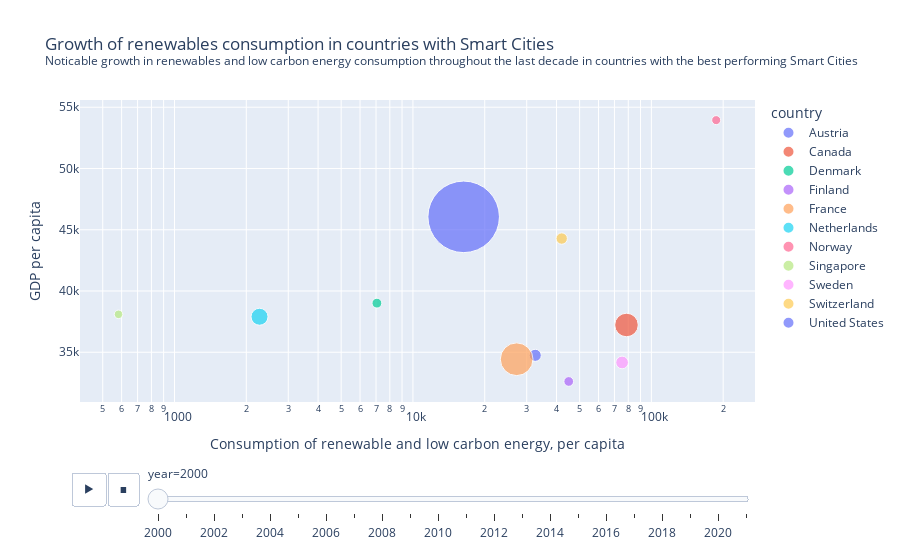

Write notebook code for a chart like this one.
### Code cell
sc=wec.copy()
sc=sc.loc[sc['country'].isin(topsmartcountries)]
sc_features = ['year', 'country', 'low-carbon_cons_per_capita', 'other-renewables_cons_per_capita', 'population', 'gdp', 'renewables_cons_per_capita', 'wind_cons_per_capita']
sc=sc[sc_features]
sc=sc[sc['year']>=2000]

#Calculation of total renewable and low carbon energy consumption per capita

sc['renewlowcarbon']=sc['low-carbon_cons_per_capita']+sc['other-renewables_cons_per_capita']+sc['renewables_cons_per_capita']
sc['gdp_per_capita'] = sc['gdp'] / sc['population']

px.scatter(sc, x='renewlowcarbon', y='gdp_per_capita', 
           animation_frame="year", animation_group="country",
           size='population', 
           color="country", 
           hover_name="country",
           log_x=True, 
           size_max=55, 
           title='Growth of renewables consumption in countries with Smart Cities<br><sup>Noticable growth in renewables and low carbon energy consumption throughout the last decade in countries with the best performing Smart Cities</sup>',
           labels={'renewlowcarbon': 'Consumption of renewable and low carbon energy, per capita', 'gdp_per_capita': 'GDP per capita'})

### Figure 1 — Plotly figure (JSON) as saved in the notebook; plotly's stock layout.template omitted (floating-point values rounded to 4 significant figures)
{"data": [{"hovertemplate": "<b>%{hovertext}</b><br><br>country=Austria<br>year=2000<br>Consumption of renewable and low carbon energy, per capita=%{x}<br>GDP per capita=%{y}<br>population=%{marker.size}<extra></extra>", "hovertext": ["Austria"], "ids": ["Austria"], "legendgroup": "Austria", "marker": {"color": "#636efa", "size": [8069276], "sizemode": "area", "sizeref": 110100.0, "symbol": "circle"}, "mode": "markers", "name": "Austria", "orientation": "v", "showlegend": true, "type": "scatter", "x": [32580.0], "xaxis": "x", "y": [34750.0], "yaxis": "y"}, {"hovertemplate": "<b>%{hovertext}</b><br><br>country=Canada<br>year=2000<br>Consumption of renewable and low carbon energy, per capita=%{x}<br>GDP per capita=%{y}<br>population=%{marker.size}<extra></extra>", "hovertext": ["Canada"], "ids": ["Canada"], "legendgroup": "Canada", "marker": {"color": "#EF553B", "size": [30588378], "sizemode": "area", "sizeref": 110100.0, "symbol": "circle"}, "mode": "markers", "name": "Canada", "orientation": "v", "showlegend": true, "type": "scatter", "x": [78630.0], "xaxis": "x", "y": [37230.0], "yaxis": "y"}, {"hovertemplate": "<b>%{hovertext}</b><br><br>country=Denmark<br>year=2000<br>Consumption of renewable and low carbon energy, per capita=%{x}<br>GDP per capita=%{y}<br>population=%{marker.size}<extra></extra>", "hovertext": ["Denmark"], "ids": ["Denmark"], "legendgroup": "Denmark", "marker": {"color": "#00cc96", "size": [5341192], "sizemode": "area", "sizeref": 110100.0, "symbol": "circle"}, "mode": "markers", "name": "Denmark", "orientation": "v", "showlegend": true, "type": "scatter", "x": [7061.0], "xaxis": "x", "y": [39010.0], "yaxis": "y"}, {"hovertemplate": "<b>%{hovertext}</b><br><br>country=Finland<br>year=2000<br>Consumption of renewable and low carbon energy, per capita=%{x}<br>GDP per capita=%{y}<br>population=%{marker.size}<extra></extra>", "hovertext": ["Finland"], "ids": ["Finland"], "legendgroup": "Finland", "marker": {"color": "#ab63fa", "size": [5187953], "sizemode": "area", "sizeref": 110100.0, "symbol": "circle"}, "mode": "markers", "name": "Finland", "orientation": "v", "showlegend": true, "type": "scatter", "x": [45010.0], "xaxis": "x", "y": [32620.0], "yaxis": "y"}, {"hovertemplate": "<b>%{hovertext}</b><br><br>country=France<br>year=2000<br>Consumption of renewable and low carbon energy, per capita=%{x}<br>GDP per capita=%{y}<br>population=%{marker.size}<extra></extra>", "hovertext": ["France"], "ids": ["France"], "legendgroup": "France", "marker": {"color": "#FFA15A", "size": [59015092], "sizemode": "area", "sizeref": 110100.0, "symbol": "circle"}, "mode": "markers", "name": "France", "orientation": "v", "showlegend": true, "type": "scatter", "x": [27230.0], "xaxis": "x", "y": [34430.0], "yaxis": "y"}, {"hovertemplate": "<b>%{hovertext}</b><br><br>country=Netherlands<br>year=2000<br>Consumption of renewable and low carbon energy, per capita=%{x}<br>GDP per capita=%{y}<br>population=%{marker.size}<extra></extra>", "hovertext": ["Netherlands"], "ids": ["Netherlands"], "legendgroup": "Netherlands", "marker": {"color": "#19d3f3", "size": [15926188], "sizemode": "area", "sizeref": 110100.0, "symbol": "circle"}, "mode": "markers", "name": "Netherlands", "orientation": "v", "showlegend": true, "type": "scatter", "x": [2272.0], "xaxis": "x", "y": [37900.0], "yaxis": "y"}, {"hovertemplate": "<b>%{hovertext}</b><br><br>country=Norway<br>year=2000<br>Consumption of renewable and low carbon energy, per capita=%{x}<br>GDP per capita=%{y}<br>population=%{marker.size}<extra></extra>", "hovertext": ["Norway"], "ids": ["Norway"], "legendgroup": "Norway", "marker": {"color": "#FF6692", "size": [4499375], "sizemode": "area", "sizeref": 110100.0, "symbol": "circle"}, "mode": "markers", "name": "Norway", "orientation": "v", "showlegend": true, "type": "scatter", "x": [187000.0], "xaxis": "x", "y": [53950.0], "yaxis": "y"}, {"hovertemplate": "<b>%{hovertext}</b><br><br>country=Singapore<br>year=2000<br>Consumption of renewable and low carbon energy, per capita=%{x}<br>GDP per capita=%{y}<br>population=%{marker.size}<extra></extra>", "hovertext": ["Singapore"], "ids": ["Singapore"], "legendgroup": "Singapore", "marker": {"color": "#B6E880", "size": [4028872], "sizemode": "area", "sizeref": 110100.0, "symbol": "circle"}, "mode": "markers", "name": "Singapore", "orientation": "v", "showlegend": true, "type": "scatter", "x": [582.4], "xaxis": "x", "y": [38100.0], "yaxis": "y"}, {"hovertemplate": "<b>%{hovertext}</b><br><br>country=Sweden<br>year=2000<br>Consumption of renewable and low carbon energy, per capita=%{x}<br>GDP per capita=%{y}<br>population=%{marker.size}<extra></extra>", "hovertext": ["Sweden"], "ids": ["Sweden"], "legendgroup": "Sweden", "marker": {"color": "#FF97FF", "size": [8881642], "sizemode": "area", "sizeref": 110100.0, "symbol": "circle"}, "mode": "markers", "name": "Sweden", "orientation": "v", "showlegend": true, "type": "scatter", "x": [75360.0], "xaxis": "x", "y": [34170.0], "yaxis": "y"}, {"hovertemplate": "<b>%{hovertext}</b><br><br>country=Switzerland<br>year=2000<br>Consumption of renewable and low carbon energy, per capita=%{x}<br>GDP per capita=%{y}<br>population=%{marker.size}<extra></extra>", "hovertext": ["Switzerland"], "ids": ["Switzerland"], "legendgroup": "Switzerland", "marker": {"color": "#FECB52", "size": [7143764], "sizemode": "area", "sizeref": 110100.0, "symbol": "circle"}, "mode": "markers", "name": "Switzerland", "orientation": "v", "showlegend": true, "type": "scatter", "x": [42060.0], "xaxis": "x", "y": [44280.0], "yaxis": "y"}, {"hovertemplate": "<b>%{hovertext}</b><br><br>country=United States<br>year=2000<br>Consumption of renewable and low carbon energy, per capita=%{x}<br>GDP per capita=%{y}<br>population=%{marker.size}<extra></extra>", "hovertext": ["United States"], "ids": ["United States"], "legendgroup": "United States", "marker": {"color": "#636efa", "size": [281710912], "sizemode": "area", "sizeref": 110100.0, "symbol": "circle"}, "mode": "markers", "name": "United States", "orientation": "v", "showlegend": true, "type": "scatter", "x": [16320.0], "xaxis": "x", "y": [46050.0], "yaxis": "y"}], "layout": {"legend": {"itemsizing": "constant", "title": {"text": "country"}, "tracegroupgap": 0}, "sliders": [{"active": 0, "currentvalue": {"prefix": "year="}, "len": 0.9, "pad": {"b": 10, "t": 60}, "steps": [{"args": [["2000"], {"frame": {"duration": 0, "redraw": false}, "fromcurrent": true, "mode": "immediate", "transition": {"duration": 0, "easing": "linear"}}], "label": "2000", "method": "animate"}, {"args": [["2001"], {"frame": {"duration": 0, "redraw": false}, "fromcurrent": true, "mode": "immediate", "transition": {"duration": 0, "easing": "linear"}}], "label": "2001", "method": "animate"}, {"args": [["2002"], {"frame": {"duration": 0, "redraw": false}, "fromcurrent": true, "mode": "immediate", "transition": {"duration": 0, "easing": "linear"}}], "label": "2002", "method": "animate"}, {"args": [["2003"], {"frame": {"duration": 0, "redraw": false}, "fromcurrent": true, "mode": "immediate", "transition": {"duration": 0, "easing": "linear"}}], "label": "2003", "method": "animate"}, {"args": [["2004"], {"frame": {"duration": 0, "redraw": false}, "fromcurrent": true, "mode": "immediate", "transition": {"duration": 0, "easing": "linear"}}], "label": "2004", "method": "animate"}, {"args": [["2005"], {"frame": {"duration": 0, "redraw": false}, "fromcurrent": true, "mode": "immediate", "transition": {"duration": 0, "easing": "linear"}}], "label": "2005", "method": "animate"}, {"args": [["2006"], {"frame": {"duration": 0, "redraw": false}, "fromcurrent": true, "mode": "immediate", "transition": {"duration": 0, "easing": "linear"}}], "label": "2006", "method": "animate"}, {"args": [["2007"], {"frame": {"duration": 0, "redraw": false}, "fromcurrent": true, "mode": "immediate", "transition": {"duration": 0, "easing": "linear"}}], "label": "2007", "method": "animate"}, {"args": [["2008"], {"frame": {"duration": 0, "redraw": false}, "fromcurrent": true, "mode": "immediate", "transition": {"duration": 0, "easing": "linear"}}], "label": "2008", "method": "animate"}, {"args": [["2009"], {"frame": {"duration": 0, "redraw": false}, "fromcurrent": true, "mode": "immediate", "transition": {"duration": 0, "easing": "linear"}}], "label": "2009", "method": "animate"}, {"args": [["2010"], {"frame": {"duration": 0, "redraw": false}, "fromcurrent": true, "mode": "immediate", "transition": {"duration": 0, "easing": "linear"}}], "label": "2010", "method": "animate"}, {"args": [["2011"], {"frame": {"duration": 0, "redraw": false}, "fromcurrent": true, "mode": "immediate", "transition": {"duration": 0, "easing": "linear"}}], "label": "2011", "method": "animate"}, {"args": [["2012"], {"frame": {"duration": 0, "redraw": false}, "fromcurrent": true, "mode": "immediate", "transition": {"duration": 0, "easing": "linear"}}], "label": "2012", "method": "animate"}, {"args": [["2013"], {"frame": {"duration": 0, "redraw": false}, "fromcurrent": true, "mode": "immediate", "transition": {"duration": 0, "easing": "linear"}}], "label": "2013", "method": "animate"}, {"args": [["2014"], {"frame": {"duration": 0, "redraw": false}, "fromcurrent": true, "mode": "immediate", "transition": {"duration": 0, "easing": "linear"}}], "label": "2014", "method": "animate"}, {"args": [["2015"], {"frame": {"duration": 0, "redraw": false}, "fromcurrent": true, "mode": "immediate", "transition": {"duration": 0, "easing": "linear"}}], "label": "2015", "method": "animate"}, {"args": [["2016"], {"frame": {"duration": 0, "redraw": false}, "fromcurrent": true, "mode": "immediate", "transition": {"duration": 0, "easing": "linear"}}], "label": "2016", "method": "animate"}, {"args": [["2017"], {"frame": {"duration": 0, "redraw": false}, "fromcurrent": true, "mode": "immediate", "transition": {"duration": 0, "easing": "linear"}}], "label": "2017", "method": "animate"}, {"args": [["2018"], {"frame": {"duration": 0, "redraw": false}, "fromcurrent": true, "mode": "immediate", "transition": {"duration": 0, "easing": "linear"}}], "label": "2018", "method": "animate"}, {"args": [["2019"], {"frame": {"duration": 0, "redraw": false}, "fromcurrent": true, "mode": "immediate", "transition": {"duration": 0, "easing": "linear"}}], "label": "2019", "method": "animate"}, {"args": [["2020"], {"frame": {"duration": 0, "redraw": false}, "fromcurrent": true, "mode": "immediate", "transition": {"duration": 0, "easing": "linear"}}], "label": "2020", "method": "animate"}, {"args": [["2021"], {"frame": {"duration": 0, "redraw": false}, "fromcurrent": true, "mode": "immediate", "transition": {"duration": 0, "easing": "linear"}}], "label": "2021", "method": "animate"}], "x": 0.1, "xanchor": "left", "y": 0, "yanchor": "top"}], "title": {"text": "Growth of renewables consumption in countries with Smart Cities<br><sup>Noticable growth in renewables and low carbon energy consumption throughout the last decade in countries with the best performing Smart Cities</sup>"}, "updatemenus": [{"buttons": [{"args": [null, {"frame": {"duration": 500, "redraw": false}, "fromcurrent": true, "mode": "immediate", "transition": {"duration": 500, "easing": "linear"}}], "label": "&#9654;", "method": "animate"}, {"args": [[null], {"frame": {"duration": 0, "redraw": false}, "fromcurrent": true, "mode": "immediate", "transition": {"duration": 0, "easing": "linear"}}], "label": "&#9724;", "method": "animate"}], "direction": "left", "pad": {"r": 10, "t": 70}, "showactive": false, "type": "buttons", "x": 0.1, "xanchor": "right", "y": 0, "yanchor": "top"}], "xaxis": {"anchor": "y", "domain": [0, 1], "title": {"text": "Consumption of renewable and low carbon energy, per capita"}, "type": "log"}, "yaxis": {"anchor": "x", "domain": [0, 1], "title": {"text": "GDP per capita"}}}}
